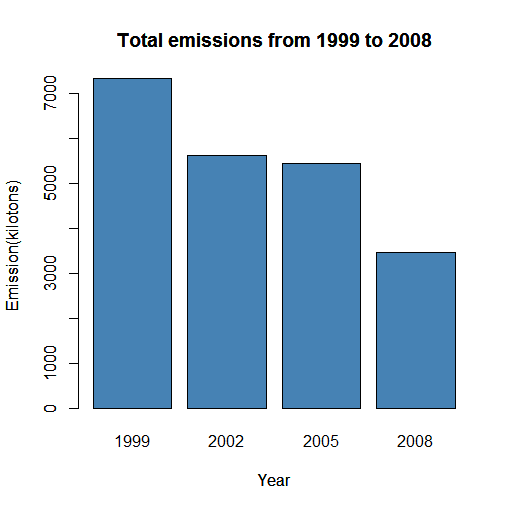

This figure's R source:
Emissions.total <- aggregate(NEI$Emissions, list(year = NEI$year), sum)
names(Emissions.total) <- c('year', 'Emissions')
barplot(Emissions.total$Emissions/1000, names.arg =  Emissions.total$year, xlab = 'Year', ylab = 'Emission(kilotons)', main =  'Total emissions from 1999 to 2008', col = 'steelblue')
